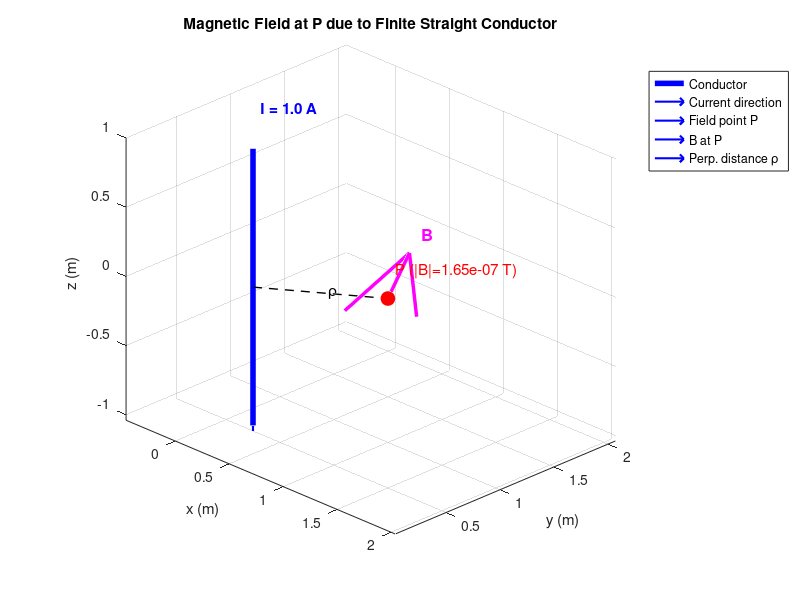

Write MATLAB code to recreate this figure.
%% Magnetic Field of a Finite Straight Conductor using Biot-Savart Law
% This script models a straight wire of length l carrying current I,
% oriented parallel to z-axis, centered at point A = (Ax, Ay, Az).
% It computes B at point P = (Px, Py, Pz) via numerical integration of
% the Biot-Savart law and visualizes everything in 3D.
%
% Biot-Savart law (differential form):
%       dB = (mu0 * I / (4*pi)) * (dl x r_hat) / |r|^2
%
% For a straight wire along z, this reduces to:
%       B_phi = (mu0 * I / (4*pi*rho)) * (sin(theta2) - sin(theta1))
% where rho is the perpendicular distance from wire to P and theta's are
% the angles subtended by the wire ends at P. We use numerical integration
% here (general and pedagogical).

clear; clc; close all;

%% ---------------- User-defined parameters ----------------
I  = 1;        % Current (A) — positive = +z direction
l  = 2;       % Length of conductor (m)

% Location of the center (or reference point) of the conductor
Ax = 0.25;  Ay = 0.5;  Az = 0;

% Field point P
Px = 1;  Py = 1;  Pz = 0;

% Physical constant
mu0 = 4*pi*1e-7;   % Permeability of free space (H/m)

%% ---------------- Discretize the conductor ----------------
% Wire runs from z = Az - l/2 to z = Az + l/2 at (Ax, Ay)
N    = 2000;                                  % Number of segments
z1   = Az - l/2;                              % Start z
z2   = Az + l/2;                              % End z
zseg = linspace(z1, z2, N+1);                 % Segment edges
zmid = 0.5*(zseg(1:end-1) + zseg(2:end));     % Segment midpoints
dz   = zseg(2) - zseg(1);                     % Segment length

%% ---------------- Compute B via Biot-Savart ----------------
B = [0 0 0];   % Initialize magnetic field vector

for k = 1:N
    % Source point (midpoint of current element) — on the wire
    S = [Ax, Ay, zmid(k)];
    
    % Current element vector (dl along +z, direction of current)
    dl = [0, 0, dz];
    
    % Vector from source to field point P
    rvec = [Px - S(1), Py - S(2), Pz - S(3)];
    rmag = norm(rvec);
    
    if rmag < 1e-12
        warning('Field point lies on the wire — B is singular here.');
        continue;
    end
    
    rhat = rvec / rmag;                        % Unit vector
    dB   = (mu0 * I / (4*pi)) * cross(dl, rhat) / rmag^2;
    B    = B + dB;                             % Accumulate
end

%% ---------------- Report the result ----------------
fprintf('Conductor: length l = %.3f m, current I = %.3f A (along +z)\n', l, I);
fprintf('Conductor reference point A = (%.3f, %.3f, %.3f)\n', Ax, Ay, Az);
fprintf('Field point P = (%.3f, %.3f, %.3f)\n', Px, Py, Pz);
fprintf('Magnetic field B at P (T):\n');
fprintf('   Bx = %+ .4e\n   By = %+ .4e\n   Bz = %+ .4e\n', B(1), B(2), B(3));
fprintf('   |B| = %.4e T\n', norm(B));
fprintf('   Direction (unit): [%.4f, %.4f, %.4f]\n', B/norm(B));

%% ---------------- 3D Visualization ----------------
figure('Color','w','Position',[100 100 900 700]);
hold on; grid on; axis equal;
view(45, 25);
xlabel('x (m)'); ylabel('y (m)'); zlabel('z (m)');
title('Magnetic Field at P due to Finite Straight Conductor');

% --- Plot the conductor (thick blue line along z) ---
plot3([Ax Ax], [Ay Ay], [z1 z2], 'b-', 'LineWidth', 4);

% --- Arrowhead markers showing current direction ---
nArrows = 5;
zc = linspace(z1, z2, nArrows+2); zc = zc(2:end-1);
for k = 1:nArrows
    quiver3(Ax, Ay, zc(k), 0, 0, 0.08*l, 0, ...
        'Color','b','LineWidth',1.5,'MaxHeadSize',2);
end

% --- Mark the field point P ---
plot3(Px, Py, Pz, 'ro', 'MarkerSize', 10, 'MarkerFaceColor', 'r');

% --- Draw the magnetic field vector at P (scaled for visibility) ---
Bmag    = norm(B);
scaleB  = 0.4 * l / max(Bmag, eps);   % Scale so arrow is visible
Barrow  = B * scaleB;
quiver3(Px, Py, Pz, Barrow(1), Barrow(2), Barrow(3), ...
        'Color','m', 'LineWidth', 2.5, 'MaxHeadSize', 0.8);

% --- Dashed line from conductor axis to P (shows rho) ---
plot3([Ax Px], [Ay Py], [Pz Pz], 'k--', 'LineWidth', 1);
text((Ax+Px)/2, (Ay+Py)/2, Pz, '  \rho', 'FontSize', 11);

% --- Labels ---
text(Ax, Ay, z2+0.15*l, sprintf('  I = %.1f A', I), ...
     'Color','b','FontSize',11,'FontWeight','bold');
text(Px, Py, Pz+0.1*l, sprintf('  P (|B|=%.2e T)', Bmag), ...
     'Color','r','FontSize',11);
text(Px+Barrow(1), Py+Barrow(2), Pz+Barrow(3)+0.05*l, '  B', ...
     'Color','m','FontSize',12,'FontWeight','bold');

% --- Legend ---
legend({'Conductor', 'Current direction', 'Field point P', ...
        'B at P', 'Perp. distance \rho'}, ...
        'Location','northeastoutside');

hold off;
